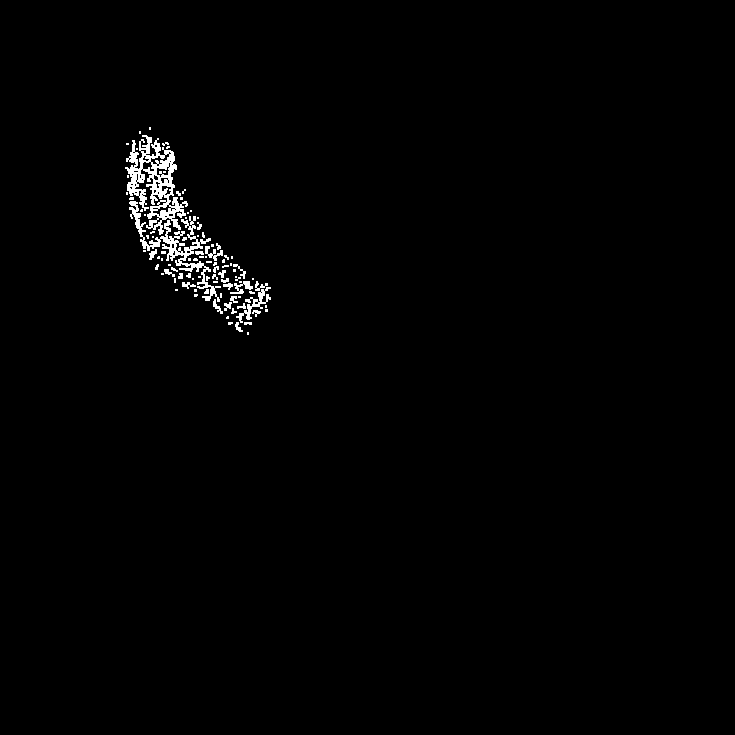
#> input picture 3dTo2d/orthogonal_view.png, 735 x 735 px, found by its file name
$ jupyter execute --allow-errors testImage2WorldCoords.ipynb
#> lines starting #> are read from the running program, lines starting #| are printed output that depends on the picture; after the words box and inside, x2 and y2 are one past the last pixel; in counts of white or black regions, pixels touching at a corner belong together
[cell 1]
import numpy as np
import lineRenderWorldSetup as LR
import cv2

[cell 2]
p = r"3dTo2d\orthogonal_view.png"
IMAGE_DIM = 735
DETECTOR_TO_PATIENT = -22

d = IMAGE_DIM - 1

#> (a cell that did not finish here is left out)

#> (a cell that did not finish here is left out)

[cell 5]
a = np.zeros([3,3])
a[0,0] = 1
a[1,0] = 1
#a[0,0] = 1
#a[0, 0] = 1
print(a)

[cell 6]
im = cv2.imread(p)
#> im is the input picture: shape (735, 735, 3); 1.1% white; 95 white regions (67 under 20 px), largest, box (x1, y1, x2, y2) and area: (125, 135, 188, 235) 2358, (129, 201, 221, 302) 1473, (236, 287, 271, 323) 306
cv2.imshow("e", im[:, ::-1, :])
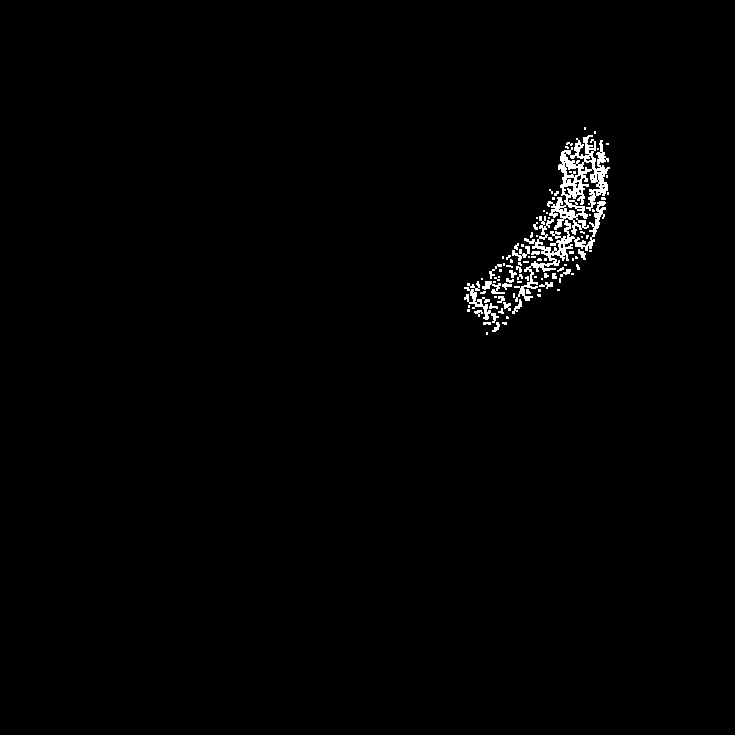
#> window 'e': shape (735, 735, 3); 1.1% white; 95 white regions (67 under 20 px), largest, box (x1, y1, x2, y2) and area: (547, 135, 610, 235) 2358, (514, 201, 606, 302) 1473, (464, 287, 499, 323) 306
cv2.waitKey(0)


$ run again, with 3dTo2d/-21.5_-24.8.png copied over 3dTo2d/orthogonal_view.png
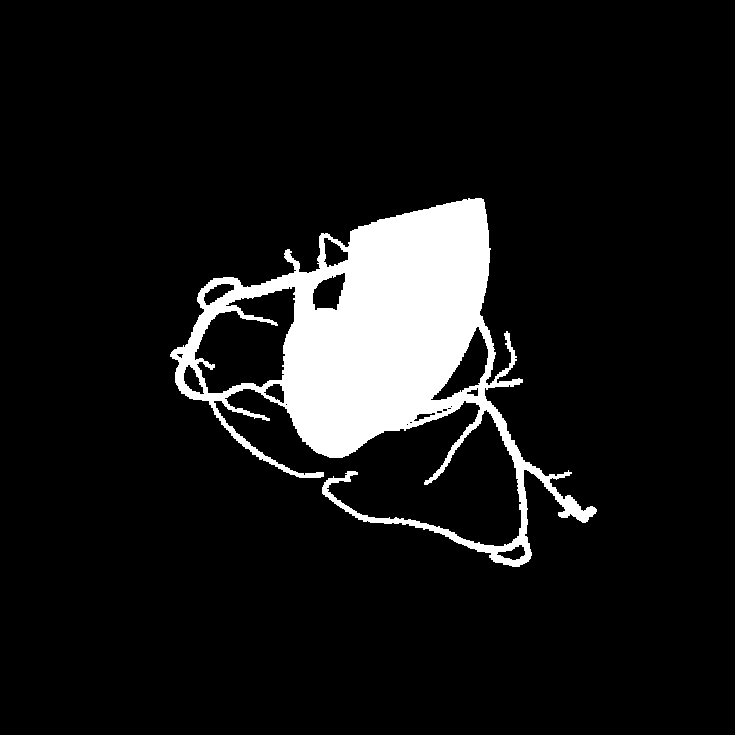
#> input picture 3dTo2d/-21.5_-24.8.png, 735 x 735 px, found by its file name
#> im is the input picture: shape (735, 735, 3); 9% white; 1 white region, box (x1, y1, x2, y2) and area: (170, 198, 597, 567) 48769
#> `cv2.imshow("e", im[:, ::-1, :])`:
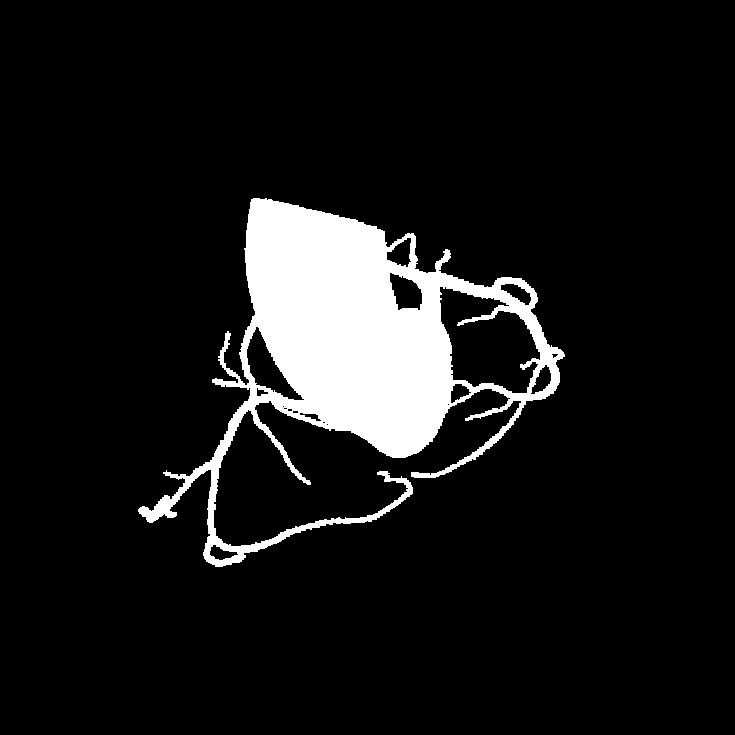
#> window 'e': shape (735, 735, 3); 9% white; 1 white region, box (x1, y1, x2, y2) and area: (138, 198, 565, 567) 48769

$ run again, with 3dTo2d/-43_-11_angle.png copied over 3dTo2d/orthogonal_view.png
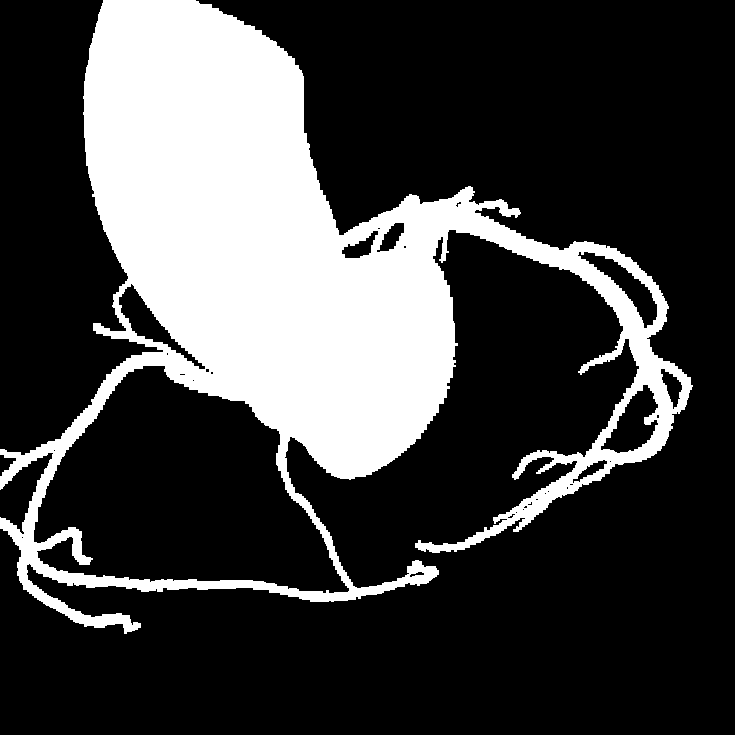
#> input picture 3dTo2d/-43_-11_angle.png, 735 x 735 px, found by its file name
#> im is the input picture: shape (735, 735, 3); 25.6% white; 1 white region, box (x1, y1, x2, y2) and area: (0, 0, 693, 634) 138384
#> `cv2.imshow("e", im[:, ::-1, :])`:
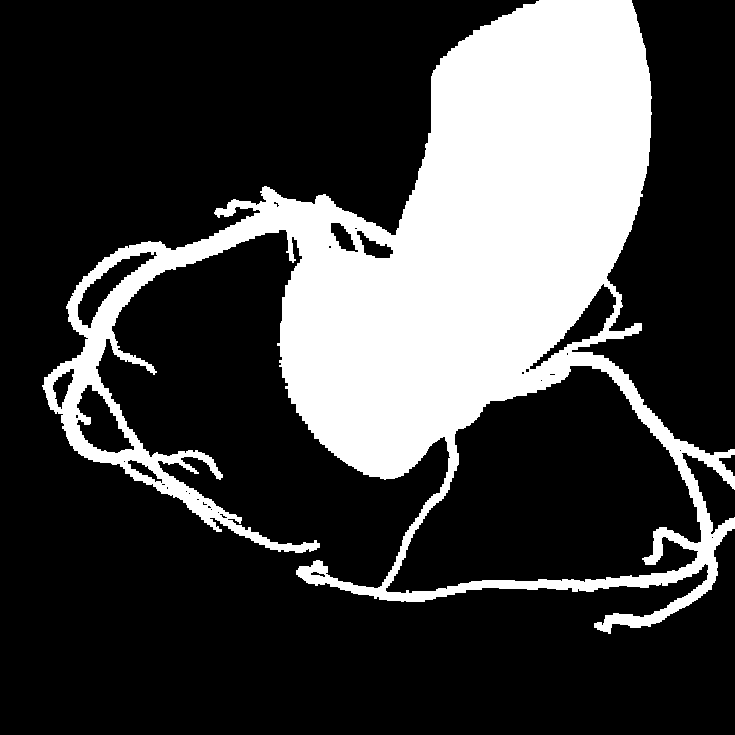
#> window 'e': shape (735, 735, 3); 25.6% white; 1 white region, box (x1, y1, x2, y2) and area: (42, 0, 735, 634) 138384

$ run again, with 3dTo2d/-43_13_angle.png copied over 3dTo2d/orthogonal_view.png
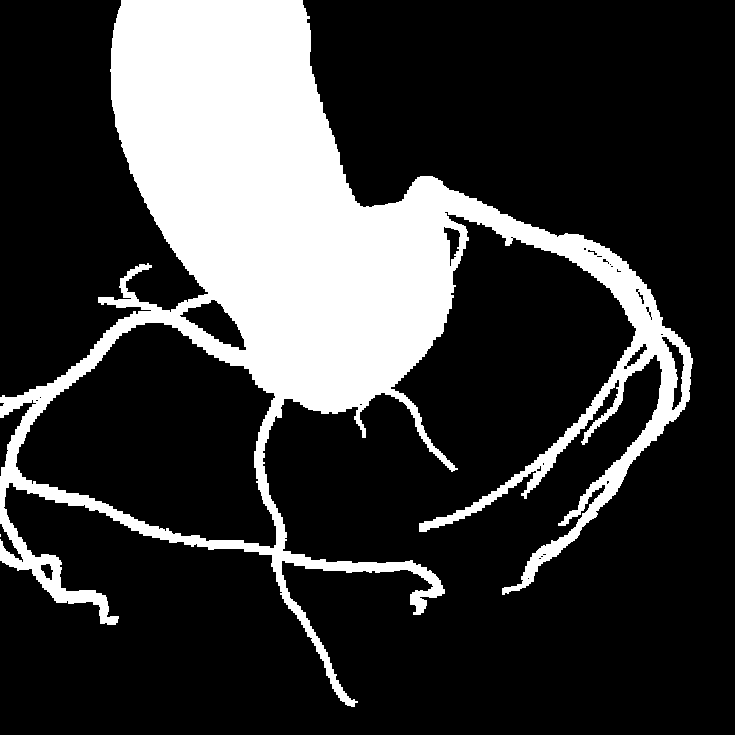
#> input picture 3dTo2d/-43_13_angle.png, 735 x 735 px, found by its file name
#> im is the input picture: shape (735, 735, 3); 22.7% white; 2 white regions (1 under 20 px), largest, box (x1, y1, x2, y2) and area: (0, 0, 693, 707) 122475
#> `cv2.imshow("e", im[:, ::-1, :])`:
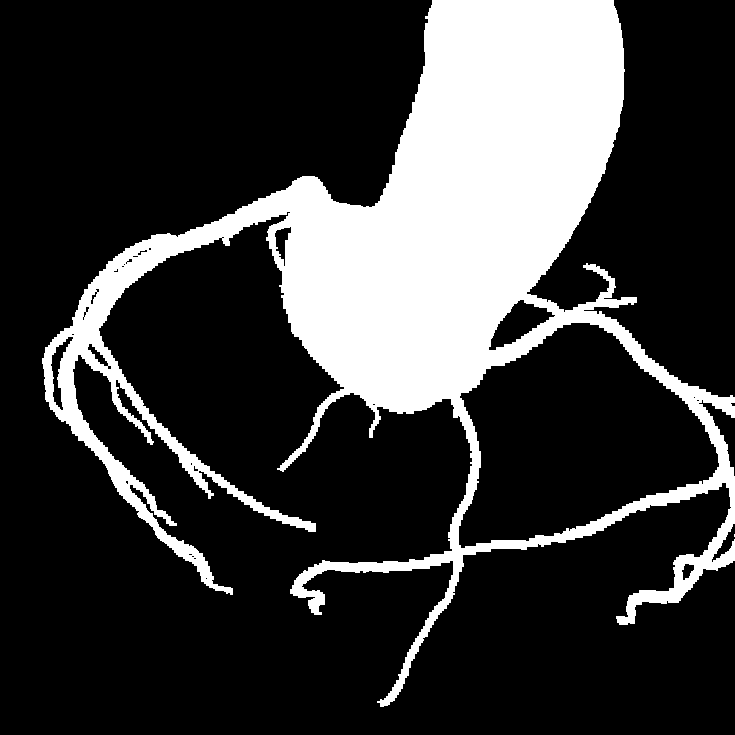
#> window 'e': shape (735, 735, 3); 22.7% white; 2 white regions (1 under 20 px), largest, box (x1, y1, x2, y2) and area: (42, 0, 735, 707) 122475
